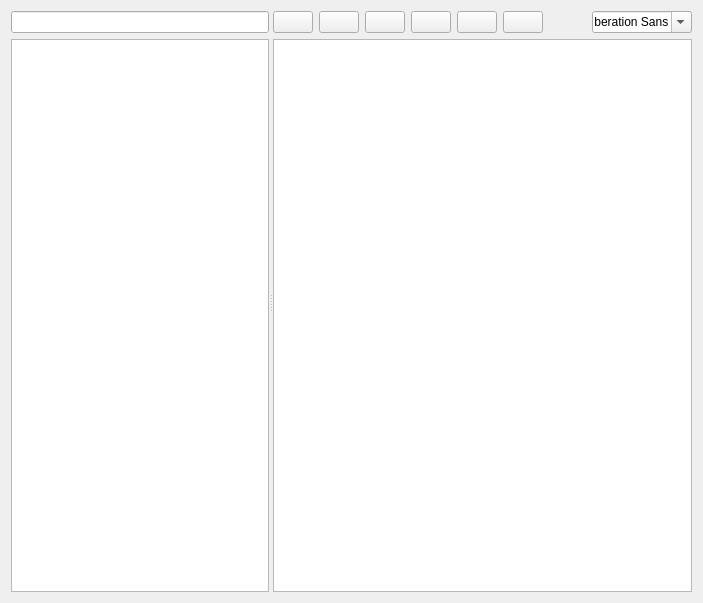
<?xml version="1.0" encoding="UTF-8"?>
<ui version="4.0">
 <class>Form</class>
 <widget class="QWidget" name="Form">
  <property name="geometry">
   <rect>
    <x>0</x>
    <y>0</y>
    <width>703</width>
    <height>603</height>
   </rect>
  </property>
  <property name="windowTitle">
   <string>Form</string>
  </property>
  <layout class="QVBoxLayout" name="verticalLayout_3">
   <item>
    <widget class="QSplitter" name="splitter_2">
     <property name="orientation">
      <enum>Qt::Vertical</enum>
     </property>
     <widget class="QSplitter" name="splitter">
      <property name="sizePolicy">
       <sizepolicy hsizetype="Expanding" vsizetype="Expanding">
        <horstretch>0</horstretch>
        <verstretch>0</verstretch>
       </sizepolicy>
      </property>
      <property name="orientation">
       <enum>Qt::Horizontal</enum>
      </property>
      <widget class="QWidget" name="layoutWidget">
       <layout class="QVBoxLayout" name="verticalLayout">
        <item>
         <widget class="QLineEdit" name="lineEdit"/>
        </item>
        <item>
         <widget class="QTreeView" name="treeView"/>
        </item>
       </layout>
      </widget>
      <widget class="QWidget" name="layoutWidget">
       <layout class="QVBoxLayout" name="verticalLayout_2">
        <item>
         <layout class="QHBoxLayout" name="horizontalLayout">
          <item>
           <widget class="QPushButton" name="pushButton_2">
            <property name="toolTip">
             <string>ctrl + n</string>
            </property>
            <property name="text">
             <string/>
            </property>
            <property name="shortcut">
             <string extracomment="ctrl + n">Ctrl+N</string>
            </property>
           </widget>
          </item>
          <item>
           <widget class="QPushButton" name="btnOpen">
            <property name="toolTip">
             <string>Open (Ctrl + O)</string>
            </property>
            <property name="text">
             <string/>
            </property>
           </widget>
          </item>
          <item>
           <widget class="QPushButton" name="pushButton">
            <property name="toolTip">
             <string>ctrl + s</string>
            </property>
            <property name="text">
             <string/>
            </property>
            <property name="shortcut">
             <string extracomment="ctrl + s">Ctrl+S</string>
            </property>
           </widget>
          </item>
          <item>
           <widget class="QPushButton" name="pushButton_4">
            <property name="text">
             <string/>
            </property>
           </widget>
          </item>
          <item>
           <widget class="QPushButton" name="pushButton_3">
            <property name="text">
             <string/>
            </property>
           </widget>
          </item>
          <item>
           <widget class="QPushButton" name="pushButton_5">
            <property name="toolTip">
             <string>Run Script ( Ctrl + r )</string>
            </property>
            <property name="text">
             <string/>
            </property>
            <property name="shortcut">
             <string>Ctrl+R</string>
            </property>
           </widget>
          </item>
          <item>
           <spacer name="horizontalSpacer">
            <property name="orientation">
             <enum>Qt::Horizontal</enum>
            </property>
            <property name="sizeHint" stdset="0">
             <size>
              <width>40</width>
              <height>20</height>
             </size>
            </property>
           </spacer>
          </item>
          <item>
           <widget class="QFontComboBox" name="fontComboBox">
            <property name="sizePolicy">
             <sizepolicy hsizetype="Fixed" vsizetype="Fixed">
              <horstretch>0</horstretch>
              <verstretch>0</verstretch>
             </sizepolicy>
            </property>
            <property name="maximumSize">
             <size>
              <width>100</width>
              <height>16777215</height>
             </size>
            </property>
            <property name="fontFilters">
             <set>QFontComboBox::ScalableFonts</set>
            </property>
           </widget>
          </item>
         </layout>
        </item>
        <item>
         <widget class="CodeEditor" name="plainTextEdit"/>
        </item>
       </layout>
      </widget>
     </widget>
    </widget>
   </item>
  </layout>
 </widget>
 <customwidgets>
  <customwidget>
   <class>CodeEditor</class>
   <extends>QPlainTextEdit</extends>
   <header>qtcode/codeeditor.h</header>
  </customwidget>
 </customwidgets>
 <resources/>
 <connections/>
</ui>
